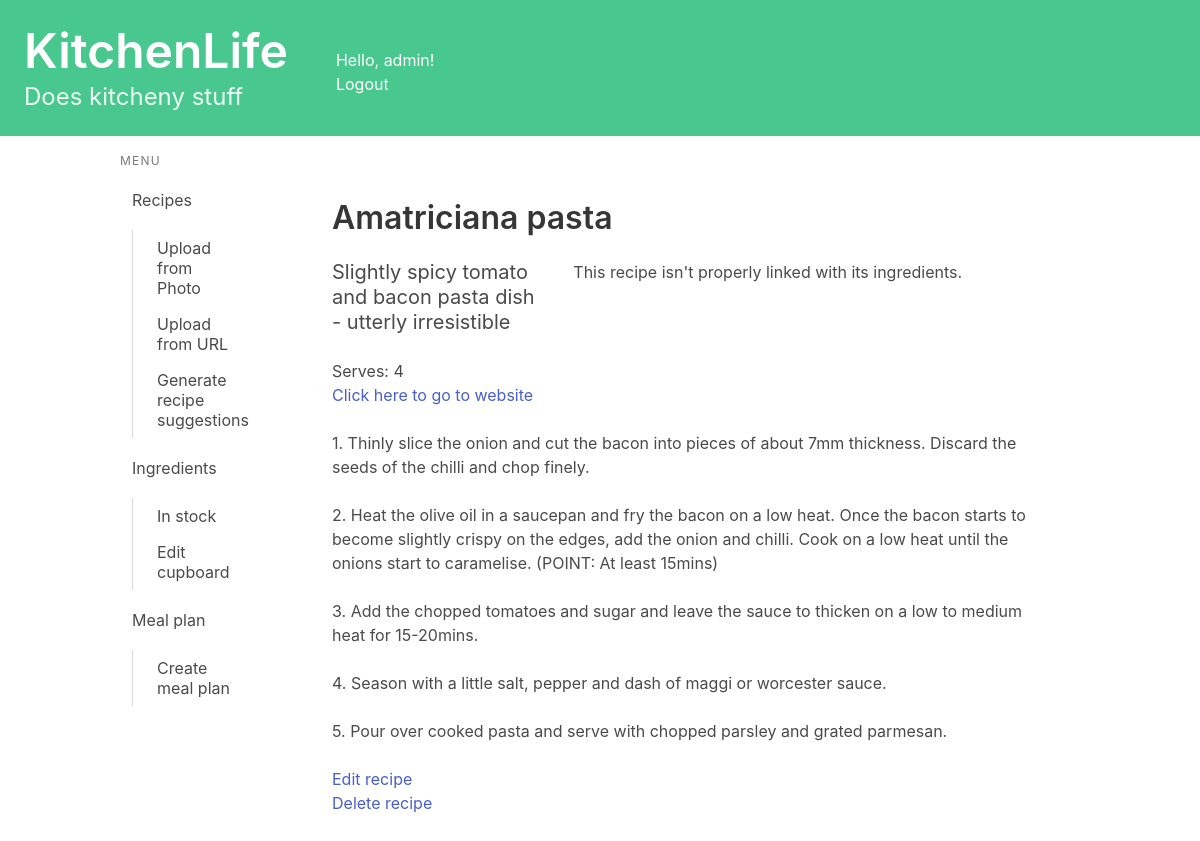
Page /recipes/view/4/ (signed in) on the earlier database version.
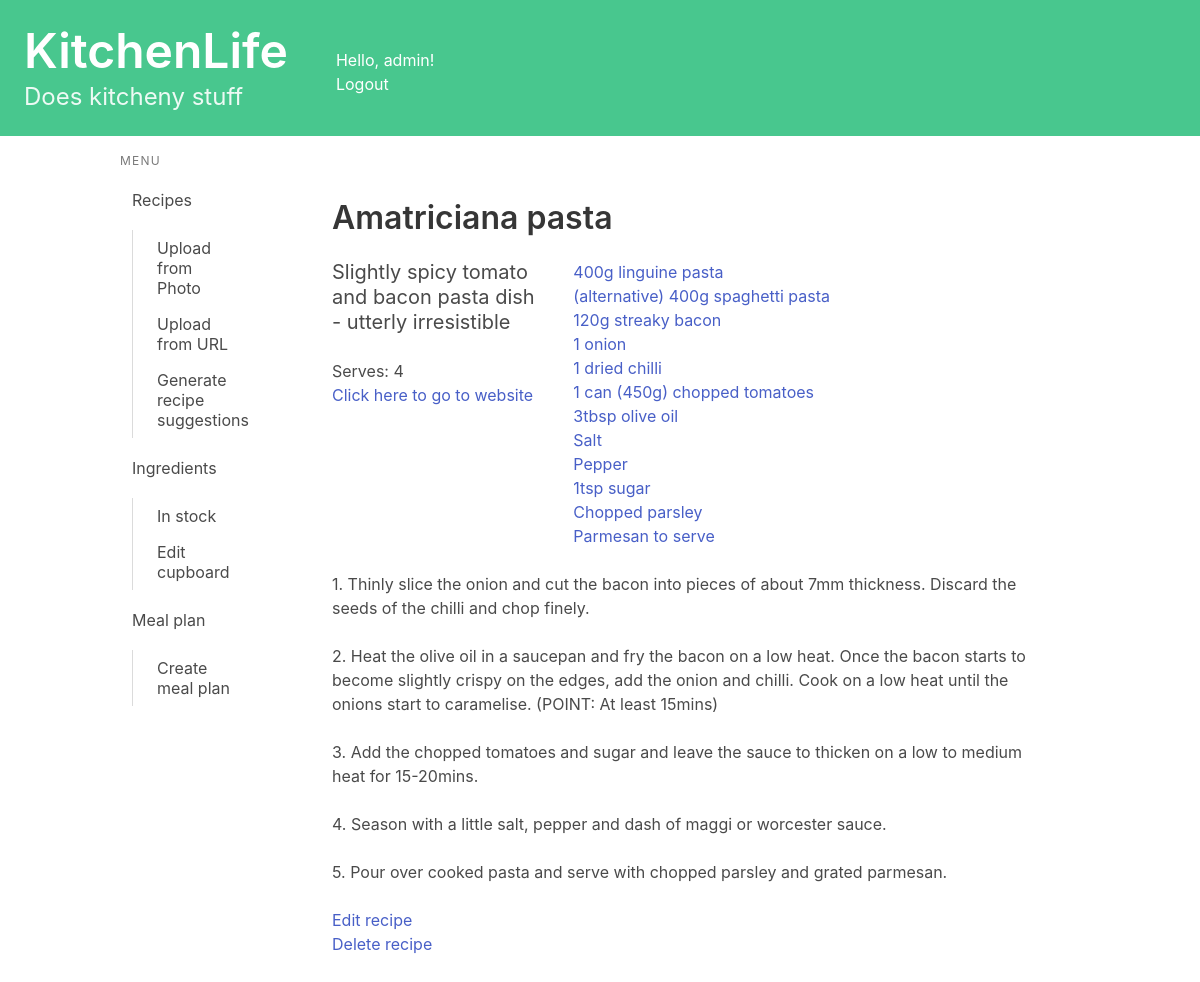
Same page on the later database version.
### recipes/models.py (models this page shows, shortened)
class Recipe(models.Model):
    name = models.CharField(max_length=200)
    method = models.TextField(max_length=5000, null = True, blank = True)
    ingredients_string = models.TextField(max_length=1000, null = True, blank = True)#Plain text of ingredients
    simplified_ingredients = models.TextField(max_length=1000, null = True, blank = True)#Ingredients data
    uses_ingredient = models.ManyToManyField(Ingredient, related_name="ingredient_uses")
    book = models.CharField(max_length=200, null = True, blank = True)
    page = models.CharField(max_length=5, null = True, blank = True)
    serves = models.CharField(max_length=5, null = True, blank = True)
    description = models.TextField(max_length=500, null = True, blank = True)
    url = models.URLField(null = True, blank = True)
    jumbled_input = models.TextField(max_length=8000, null = True, blank = True)
    owner = models.ForeignKey(User, on_delete=models.CASCADE, blank=True, null=True)
    from_photo = models.BooleanField(default=False)
    def method_as_list(self):
        try:
            method_as_list = self.method.split('\n')
            if method_as_list[0][0] != "1":
                method_as_list = [str(i+1) + ". " + step for i, step in enumerate(method_as_list)]
        except:
            method_as_list = []
        return method_as_list

class RecipeIngredient(models.Model):
    recipe = models.ForeignKey(Recipe, on_delete=models.CASCADE, related_name="recipe_ingredient")
    ingredient = models.ForeignKey(Ingredient, on_delete=models.CASCADE, related_name="recipe_ingredient")
    quantity = models.FloatField(null=True, blank=True)
    measurement_unit = models.CharField(max_length=50, null=True, blank=True)
    local_name = models.CharField(max_length=100)
    position_in_list = models.IntegerField(null=True, blank=True)
    optional = models.BooleanField(default = False)
    alternative = models.BooleanField(default = False)
    def __str__(self):
        output = ""
        if self.optional:
            output = "(Optional) "
        if self.alternative:
            output = "(Alternative) "
        if self.quantity: #removes unnecessary decimals from float
            qty =str(self.quantity).rstrip('0').rstrip('.') if '.' in str(self.quantity) else str(self.quantity)
            output += qty + " "
        if self.measurement_unit:
            output = output[:-1]
            output += self.measurement_unit + " "
        output += self.local_name
        return output.capitalize()

### recipes/views.py (the view)
# urls.py: path('view/<int:recipe_id>/', views.detail, name='detail'),
@login_required
def detail(request, recipe_id):
    recipe = get_object_or_404(Recipe, pk=recipe_id)
    if recipe.owner != request.user:
        return redirect('recipes:index')
    method_as_list = recipe.method_as_list()
    context = {'recipe': recipe, 'method_as_list': method_as_list}
    return render(request, 'recipes/detail.html', context)

### recipes/templatetags/is_active.py (called while the page is built)
@register.simple_tag
def is_active(request, url):
    if reverse(url) == request.path:
        return "is-active"
    return ""

### recipes/templates/recipes/detail.html (shortened to what this page needs)
{% extends 'base.html' %}
{% block content %}
<section class="section">
    <h1 class="title">{{ recipe.name }}</h1>
    <div class="columns">
        <div class="column is-one-third">
            <h2 class="subtitle">
                {{ recipe.description }}
            </h2>
            {% if recipe.serves %}
                <p>
Serves: {{ recipe.serves }}
                </p>
            {% endif %}
            {% if recipe.url %}
                <p>
<a href={{recipe.url}}>Click here to go to website</a>
                </p>
            {% endif %}
        </div>
        <div class="column">
            {% if recipe.recipe_ingredient.all %}
            {% for recipe_ingredient in recipe.recipe_ingredient.all|dictsort:'position_in_list' %}
<p><a href="{% url 'cupboard:ingredient_detail' recipe_ingredient.ingredient.id %}">{{ recipe_ingredient }}</a><br></p>
            {% endfor %}
        {% else %}
            <p>This recipe isn't properly linked with its ingredients.</p>
        {% endif %}
        </div>
      </div>
    {% for step in method_as_list %}
    <p> {{ step }} <br><br></p>
    {% endfor %}
    <ul><a href="{% url 'recipes:edit_recipe' recipe.id %}">Edit recipe</a></ul>
    <ul><a href="{% url 'recipes:delete_recipe' recipe.id %}">Delete recipe</a></ul>
</section>
{% endblock content %}

### kitchenlife/templates/base.html (shortened to what this page needs)
<!DOCTYPE html>
<html lang="en">
{% load is_active %}
<head>
    <link rel="stylesheet"
          href="https://cdn.jsdelivr.net/npm/bulma@0.9.3/css/bulma.min.css">
</head>
<body>
    <a href="{% url 'index' %} ">
        <section class="hero is-small is-success mb-4">
            <div class="columns">
                <div class="column">
                    <div class="hero-body">
                        <h1 class="title is-1">KitchenLife</h1>
                        <p class="subtitle is-4">
                            Does kitcheny stuff
                        </p>
                    </div>
                </div>
                <div class="column">
                    <br><br>
                    Hello, {{ user.username|default:'Guest' }}!
                    <div>
                        {% if user.is_authenticated %}
                            <a href="{% url 'logout' %}">Logout</a>
                        {% else %}
                            <a href="{% url 'login' %}">Login</a>
                        {% endif %}
                    </div>
                </div>
            </div>
        </section>
    </a>
    <div class="container">
        <div class="columns">
            <div class="column is-2">
                <aside class="menu">
                  <p class="menu-label">
                    Menu
                  </p>
                  <ul class="menu-list">
                    <li>
                        <a href="{% url 'recipes:index' %}" class="{% is_active request 'recipes:index' %}">Recipes</a>
                        <ul>
                            <a href="{% url 'recipes:upload_photo' %}" class="{% is_active request 'recipes:upload_photo' %}">Upload from Photo</a>
                            <a href="{% url 'recipes:upload_url' %}" class="{% is_active request 'recipes:upload_url' %}">Upload from URL</a>
                            <a href="{% url 'recipes:generate_recipe_suggestion' %}" class="{% is_active request 'recipes:generate_recipe_suggestion' %}">Generate recipe suggestions</a>
                        </ul>
                        <a  href="{% url 'cupboard:ingredients_index' %}" class="{% is_active request 'cupboard:ingredients_index' %}">Ingredients</a>
                        <ul>
                            <a href="{% url 'cupboard:cupboard_index' %}" class="{% is_active request 'cupboard:cupboard_index' %}">In stock</a>
                            <a href="{% url 'cupboard:edit_cupboard' %}" class="{% is_active request 'cupboard:edit_cupboard' %}">Edit cupboard</a>
                        </ul>
                        <a href="{% url 'mealplan:meal_plan_index' %}" class="{% is_active request 'mealplan:meal_plan_index' %}">Meal plan</a>
                        <ul>
                            <a href="{% url 'mealplan:add_meal_plan' %}" class="{% is_active request 'mealplan:add_meal_plan' %}">Create meal plan</a>
                        </ul>
                    </li>
                  </ul>
                </aside>
            </div>
            <div class="column">
                {% block content %}
                {% endblock content %}
            </div>
        </div>
    </div>
</body>
</html>

Differences in the rows shown:
added RecipeIngredient: optional+alternative+quantity "400g linguine pasta"
added RecipeIngredient: optional+alternative+quantity "(alternative) 400g spaghetti pasta"
added RecipeIngredient: optional+alternative+quantity "120g streaky bacon"
added RecipeIngredient: optional+alternative+quantity "1 onion"
added RecipeIngredient: optional+alternative+quantity "1 dried chilli"
added RecipeIngredient: optional+alternative+quantity "1 can (450g) chopped tomatoes"
added RecipeIngredient: optional+alternative+quantity "3tbsp olive oil"
added RecipeIngredient: optional+alternative+quantity "Salt"
added RecipeIngredient: optional+alternative+quantity "Pepper"
added RecipeIngredient: optional+alternative+quantity "1tsp sugar"
added RecipeIngredient: optional+alternative+quantity "Chopped parsley"
added RecipeIngredient: optional+alternative+quantity "Parmesan to serve"
Other differences:
text no longer shown: "This recipe isn't properly linked with its ingredients."
